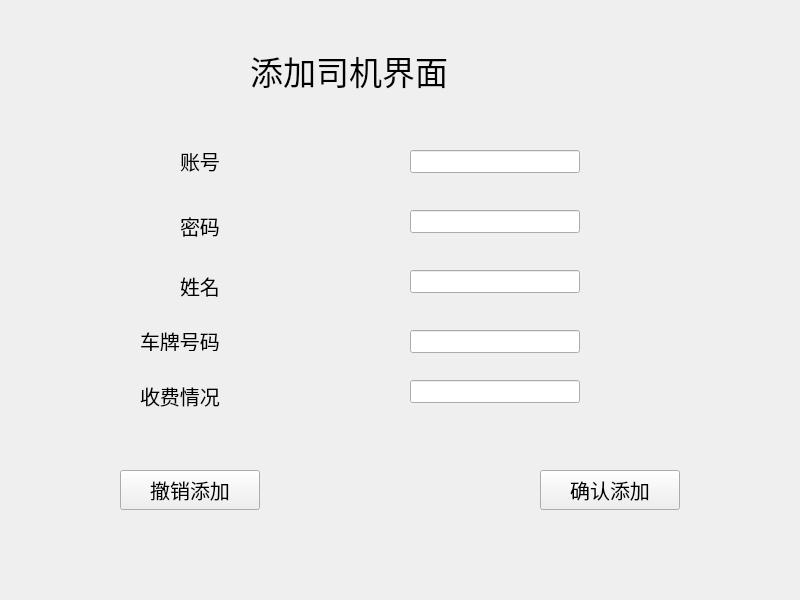
<?xml version="1.0" encoding="UTF-8"?>
<ui version="4.0">
 <class>AddTaxiView</class>
 <widget class="QWidget" name="AddTaxiView">
  <property name="geometry">
   <rect>
    <x>0</x>
    <y>0</y>
    <width>800</width>
    <height>600</height>
   </rect>
  </property>
  <property name="windowTitle">
   <string>Form</string>
  </property>
  <widget class="QLabel" name="label">
   <property name="geometry">
    <rect>
     <x>250</x>
     <y>40</y>
     <width>201</width>
     <height>61</height>
    </rect>
   </property>
   <property name="font">
    <font>
     <pointsize>25</pointsize>
    </font>
   </property>
   <property name="text">
    <string>添加司机界面</string>
   </property>
  </widget>
  <widget class="QLabel" name="label_2">
   <property name="geometry">
    <rect>
     <x>180</x>
     <y>140</y>
     <width>111</width>
     <height>41</height>
    </rect>
   </property>
   <property name="font">
    <font>
     <pointsize>15</pointsize>
    </font>
   </property>
   <property name="text">
    <string>账号</string>
   </property>
  </widget>
  <widget class="QLabel" name="label_3">
   <property name="geometry">
    <rect>
     <x>180</x>
     <y>210</y>
     <width>51</width>
     <height>31</height>
    </rect>
   </property>
   <property name="font">
    <font>
     <pointsize>15</pointsize>
    </font>
   </property>
   <property name="text">
    <string>密码</string>
   </property>
  </widget>
  <widget class="QLabel" name="label_4">
   <property name="geometry">
    <rect>
     <x>180</x>
     <y>270</y>
     <width>51</width>
     <height>31</height>
    </rect>
   </property>
   <property name="font">
    <font>
     <pointsize>15</pointsize>
    </font>
   </property>
   <property name="text">
    <string>姓名</string>
   </property>
  </widget>
  <widget class="QLabel" name="label_5">
   <property name="geometry">
    <rect>
     <x>140</x>
     <y>330</y>
     <width>81</width>
     <height>21</height>
    </rect>
   </property>
   <property name="font">
    <font>
     <pointsize>15</pointsize>
    </font>
   </property>
   <property name="text">
    <string>车牌号码</string>
   </property>
  </widget>
  <widget class="QLabel" name="label_6">
   <property name="geometry">
    <rect>
     <x>140</x>
     <y>380</y>
     <width>101</width>
     <height>31</height>
    </rect>
   </property>
   <property name="font">
    <font>
     <pointsize>15</pointsize>
    </font>
   </property>
   <property name="text">
    <string>收费情况</string>
   </property>
  </widget>
  <widget class="QLineEdit" name="ID">
   <property name="geometry">
    <rect>
     <x>410</x>
     <y>150</y>
     <width>170</width>
     <height>23</height>
    </rect>
   </property>
  </widget>
  <widget class="QLineEdit" name="password">
   <property name="geometry">
    <rect>
     <x>410</x>
     <y>210</y>
     <width>170</width>
     <height>23</height>
    </rect>
   </property>
  </widget>
  <widget class="QLineEdit" name="name">
   <property name="geometry">
    <rect>
     <x>410</x>
     <y>270</y>
     <width>170</width>
     <height>23</height>
    </rect>
   </property>
  </widget>
  <widget class="QLineEdit" name="license">
   <property name="geometry">
    <rect>
     <x>410</x>
     <y>330</y>
     <width>170</width>
     <height>23</height>
    </rect>
   </property>
  </widget>
  <widget class="QLineEdit" name="fare">
   <property name="geometry">
    <rect>
     <x>410</x>
     <y>380</y>
     <width>170</width>
     <height>23</height>
    </rect>
   </property>
  </widget>
  <widget class="QPushButton" name="pushButton">
   <property name="geometry">
    <rect>
     <x>120</x>
     <y>470</y>
     <width>140</width>
     <height>40</height>
    </rect>
   </property>
   <property name="font">
    <font>
     <pointsize>15</pointsize>
    </font>
   </property>
   <property name="text">
    <string>撤销添加</string>
   </property>
  </widget>
  <widget class="QPushButton" name="pushButton_2">
   <property name="geometry">
    <rect>
     <x>540</x>
     <y>470</y>
     <width>140</width>
     <height>40</height>
    </rect>
   </property>
   <property name="font">
    <font>
     <pointsize>15</pointsize>
    </font>
   </property>
   <property name="text">
    <string>确认添加</string>
   </property>
  </widget>
 </widget>
 <resources/>
 <connections/>
</ui>
